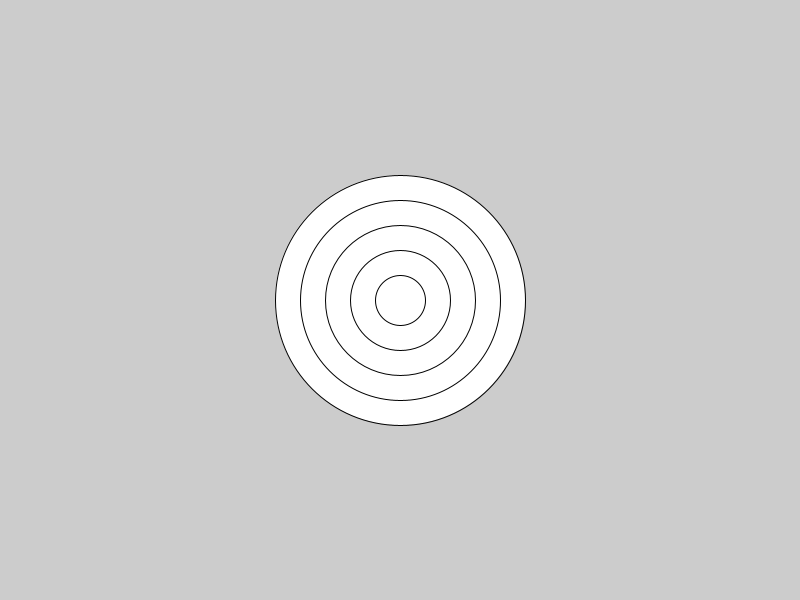
Frame 1 (no input)
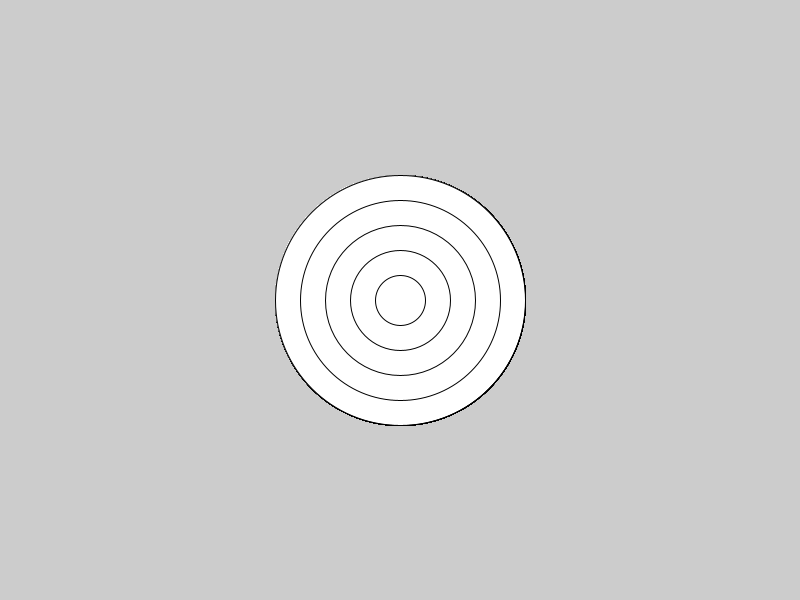
Frame 60 (the mouse pressed at the canvas centre just before this capture)
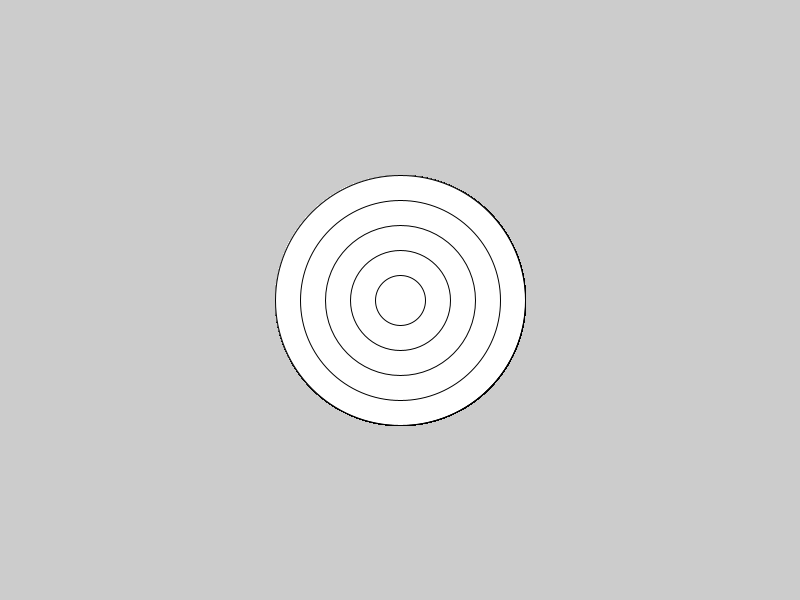
Frame 120 (the mouse held since frame 60 and released just before this capture)

The Processing sketch that drew these frames (run headless with seeded random() and noise(); from frame 60 on, the mouse is pressed at the canvas centre):

// Processing sketch: bullseyes
// ── bullseyes.pde
void setup(){
size(800,600);

}


void draw(){


int a=250;

for (int i = 10; i > 5; i--) {
  ellipse(400,300,a,a);
a-=50;
}

}
